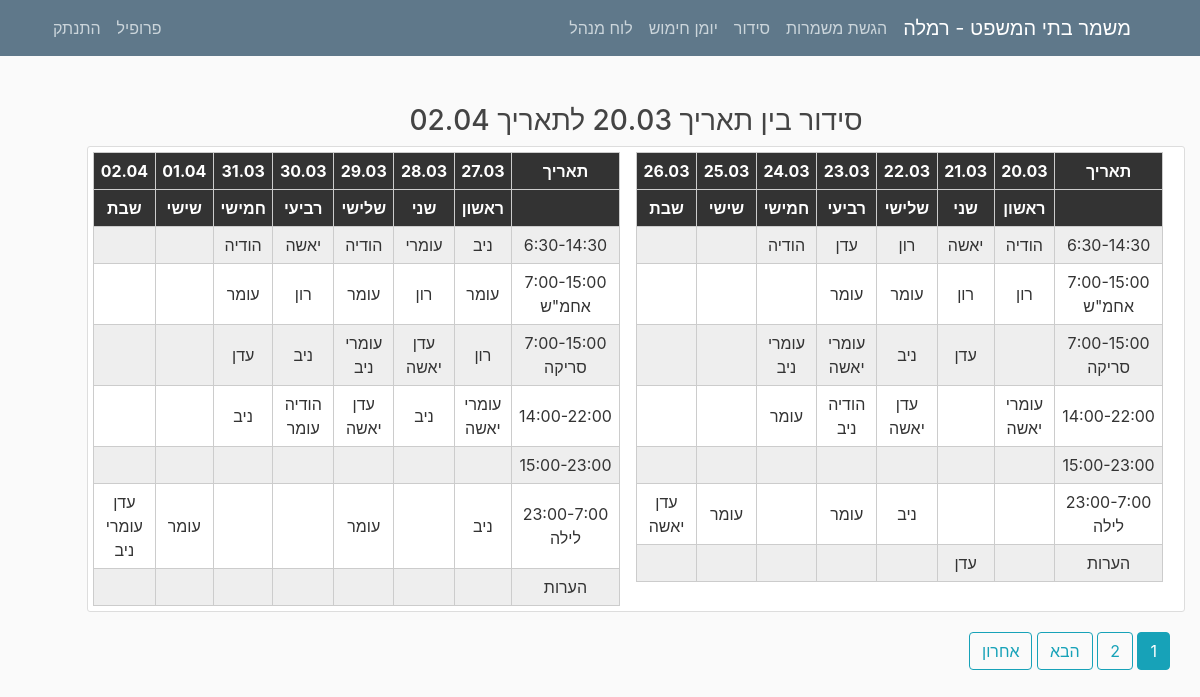
Screenshot of /organization/ (signed in) with the database file from the repository.
### mishmar/models.py (models this page shows, shortened)
class Settings(models.Model):
    submitting = models.BooleanField(default=True, verbose_name="ניתן להגיש/לשנות הגשות")
    pin_code = models.IntegerField(default=1234, verbose_name="קוד זיהוי")
    officer = models.CharField(max_length=20, verbose_name="קצין מתקן")
    city = models.CharField(max_length=100, verbose_name="עיר")
    max_seq0 = models.IntegerField(default=2, verbose_name="מספר רצפים מקסימלי לילה לצהריים")
    max_seq1 = models.IntegerField(default=2, verbose_name="מספר רצפים מקסימלי צהריים לבוקר")
    version = models.CharField(max_length=10, default="1.0", verbose_name="גרסה")
    friday_morning = models.BooleanField(default=False, verbose_name="שישי בוקר נחשב במינימום הגשות?", blank=True)
    friday_noon = models.BooleanField(default=False, verbose_name="שישי בצהריים נחשב במינימום הגשות?", blank=True)
    num_mags = models.PositiveIntegerField(default=3, verbose_name="מספר מחסניות")
    hand_cuffs = models.PositiveIntegerField(default=8, verbose_name="מספר אזיקים")
    num_mag_cases = models.PositiveIntegerField(default=8, verbose_name="מספר פונדות")
    num_gun_cases = models.PositiveIntegerField(default=8, verbose_name="מספר נרתיקים")

class Organization(models.Model):
    date = models.DateField(default=timezone.now)
    num_weeks = models.IntegerField(default=2, blank=False)
    published = models.BooleanField(default=False, verbose_name="פרסום")
    class Meta:
        verbose_name = "סידור עבודה"
        verbose_name_plural = "סידורי עבודה"

class OrganizationShift(models.Model):
    title = models.CharField(max_length=200, verbose_name="משמרת")
    index = models.IntegerField(default=1, verbose_name="מספר משמרת")
    shift_num = models.IntegerField(default=1, verbose_name="סוג משמרת")
    sub_title = models.CharField(max_length=200, verbose_name="כותרת משמרת", blank=True, null=True)
    opening = models.BooleanField(default=False, verbose_name="פתיחה", blank=True)
    manager = models.BooleanField(default=False, verbose_name="אחמש", blank=True)
    pull = models.BooleanField(default=False, verbose_name="משיכה", blank=True)

### users/models.py (models this page shows, shortened)
class UserSettings(models.Model):
    user = models.OneToOneField(User, on_delete=models.CASCADE)
    nickname = models.CharField(default="אין", max_length=20, verbose_name="כינוי")
    night = models.IntegerField(default=0, verbose_name="לילה")
    sat_night = models.IntegerField(default=0, verbose_name="שישי לילה/מוצ\"ש")
    fri_noon = models.IntegerField(default=0, verbose_name="שישי צהריים")
    sat_morning = models.IntegerField(default=0, verbose_name="שבת בוקר/צהריים")
    image = models.ImageField(default="default.jpg", upload_to="profile_pics")
    sat = models.BooleanField(default=False, verbose_name="עושה רק מוצ\"ש")
    language = models.CharField(default="hebrew", max_length=30, verbose_name="שפה")
    class Meta:
        verbose_name = "הגדרות משתמש"
        verbose_name_plural = "הגדרות משתמשים"

### mishmar/views.py (the view)
# urls.py: path("organization/", OrganizationListView.as_view(), name="Organization"),
class OrganizationListView(LoginRequiredMixin, ListView):
    model = Organization
    template_name = "mishmar/organizations_list.html"
    context_object_name = "organizations"
    ordering = ["-date"]
    paginate_by = 1
    def get_context_data(self, **kwargs):
        ctx = super(OrganizationListView, self).get_context_data(**kwargs)
        weeks = Week.objects.all()
        shifts = OrganizationShift.objects.all().order_by('shift_num', 'index')
        ctx["weeks"] = weeks
        ctx["shifts"] = shifts
        return ctx

### mishmar/views.py (called while the page is built)
@register.filter
def check_keys(key, dictionary):
    for i in range(1, 8):
        if f'{i}@{key.title}@{key.id}' in dictionary.keys():
            return True
    return False

@register.filter
def get_week_shift(shift, week):
    shifts = []
    for i in range(1, 8):
        if f'{i}@{shift.title}@{shift.id}' in week.keys():
            shifts.append(week[f'{i}@{shift.title}@{shift.id}'])
        else:
            break
    return shifts

@register.filter
def get_city(string):
    settings = Settings.objects.all().first()
    return settings.city

@register.filter
def getmonth(month):
    letter = month.lower()[0]
    if (letter >= 'a' and letter <= 'z'):
        return month
    else:
        months_he = ["ינו", "פבר", "מרץ", "אפר", "מאי", "יונ", "יול", "אוג", "ספט", "אוק", "נוב", "דצמ"]
        months = ["jan", "feb", "mar", "apr", "may", "jun", "jul", "aug", "sep", "oct", "nov", "dec"]
        return months[months_he.index(month)]

@register.filter
def getday(string):
    letter = datetime.datetime.now().strftime("%b").lower()[0]
    if (letter >= 'a' and letter <= 'z'):
        return datetime.datetime.now()
    return datetime.datetime.now()

@register.filter(name="translate_text")
def translate_text(text, user, from_language="hebrew"):
    if user.is_authenticated:
        user_settings = USettings.objects.all().filter(user=user).first()
        if from_language != user_settings.language:
            langs_dict = GoogleTranslator.get_supported_languages(as_dict=True)
            translator = GoogleTranslator(source='auto', target=langs_dict[user_settings.language])
            return translator.translate(text).capitalize()
    return text

@register.filter
def get_base_string(user, num):
    return translate_text(base_strings[int(num)], user, "hebrew")

@register.filter
def clip_days(days, num_week):
    new_days = []
    for i in range(num_week * 7, num_week * 7 + 7):
        new_days.append(days[i])
    return new_days

@register.filter
def get_days(organization):
    days = []
    for x in range(organization.num_weeks * 7):
        days.append(organization.date + datetime.timedelta(days=x))
    return days

@register.filter
def get_weeks(organization):
    weeks_obj = Week.objects.all().filter(date=organization.date).order_by("num_week")
    weeks = []
    for week in weeks_obj:
        weeks.append(week.shifts)
    return weeks

### mishmar/templates/mishmar/organizations_list.html (shortened to what this page needs)
{% extends "mishmar/base.html" %}
{% block content %}
{% if request.user.username != 'metagber' %}
    {% for organization in organizations %}
        <h3 style="align-items: center">סידור בין תאריך {{ organization|get_days|first|date:"d.m" }} לתאריך {{ organization|get_days|last|date:"d.m" }}</h3>
        {% if organization.published or organization|get_num_organization != 0 %}
        <div class="content-section row">
            {% for week in organization|get_weeks %}
                <div style="margin-right: 1em">
        <table class="responsive-table-input-matrix" style="align-items: center; margin-left: 10px">
                <thead>
                <tr>
                    <th>תאריך</th>
                    {% for day in organization|get_days|clip_days:forloop.counter0 %}
                        <th>{{ day|date:"d.m" }}</th>
                        {% endfor %}
                </tr>
                <tr>
                    <th></th>
                    <th>ראשון</th>
                    <th>שני</th>
                    <th>שלישי</th>
                    <th>רביעי</th>
                    <th>חמישי</th>
                    <th>שישי</th>
                    <th>שבת</th>
                </tr>
                </thead>
                <tbody>
                {% for key in shifts %}
                {% if key|check_keys:week %}
                <tr style="align-content: end">
                    <td>{{ key.title }} <br> {% if key.sub_title != None %} {{key.sub_title}} {%endif %}</td>
                    {% for shift in key|get_week_shift:week %}
                    <td>{{shift}}</td>
                    {% endfor %}
                </tr>
                {% endif %}
                {% endfor %}
                </tbody>
            </table>
                    </div>
                {% endfor %}
            </div>
        {% else %}
        <h3 style="margin-top: 10px">עדיין לא פורסם סידור</h3>
        {% endif %}
            {% endfor %}
    {% if is_paginated %}
      {% for num in page_obj.paginator.page_range %}
        {% if page_obj.number == num %}
          <a class="btn btn-info mb-4" href="?page={{ num }}">{{ num }}</a>
        {% elif num > page_obj.number|add:'-3' and num < page_obj.number|add:'3' %}
          <a class="btn btn-outline-info mb-4" href="?page={{ num }}">{{ num }}</a>
        {% endif %}
      {% endfor %}
      {% if page_obj.has_next %}
        <a class="btn btn-outline-info mb-4" href="?page={{ page_obj.next_page_number }}">הבא</a>
        <a class="btn btn-outline-info mb-4" href="?page={{ page_obj.paginator.num_pages }}">אחרון</a>
      {% endif %}
    {% endif %}
{% endif %}
{% endblock content %}

### mishmar/templates/mishmar/base.html (shortened to what this page needs)
{% load static %}
<!DOCTYPE html>
<html dir = rtl>
<head>
    <link rel="stylesheet" href="https://maxcdn.bootstrapcdn.com/bootstrap/4.0.0/css/bootstrap.min.css">
    <link rel="stylesheet" type="text/css" href="{% static 'mishmar/main.css' %}">
    <link rel="stylesheet" type="text/css" href="{% static 'mishmar/matrix.css' %}">
    <link rel="stylesheet" type="text/css" href="{% static 'mishmar/neon.css' %}">
</head>
<body>
    <header class="site-header">
      <nav class="navbar navbar-expand-md navbar-dark bg-steel fixed-top">
        <div class="container">
          <a class="navbar-brand mr-4" href="{% url 'Home' %}">משמר בתי המשפט - {{ ""|get_city }}</a>
          <div class="collapse navbar-collapse" id="navbarToggle">
            <div class="navbar-nav ">
              {% if user.is_authenticated %}
              {% if user.username != 'metagber' %}
              <a style="margin-right: 0.5em" class="nav-item nav-link" href="{% url 'Serve' %}">{{ user|get_base_string:"1" }}</a>
                <a  class="nav-item nav-link" href="{% url 'Organization' %}">{{ user|get_base_string:"2" }}</a>
                {% endif %}
                <a  class="nav-item nav-link" href="{% url 'armingday' year='today'|getday|date:'Y' month='today'|getday|date:'b'|getmonth day='today'|getday|date:'d' %}">יומן חימוש</a>
                {% endif %}
                {% if request.user.is_staff %}
                    <a  class="nav-item nav-link" href="{% url 'staff-panel' %}">לוח מנהל</a>
                {% endif %}
            </div>
            <div class="navbar-nav mr-auto">
                {% if user.is_authenticated %}
                {% if user.username != 'metagber' %}
                    <a class="nav-item nav-link" href="{% url 'profile' %}">{{ user|get_base_string:"6" }}</a>
                    {% endif %}
                    <a class="nav-item nav-link" href="{% url 'logout' %}">{{ user|get_base_string:"7" }}</a>
                 {% else %}
                    <a class="nav-item nav-link" href="{% url 'login' %}">{{ user|get_base_string:"8" }}</a>
                    <a class="nav-item nav-link" href="{% url 'register' %}">{{ user|get_base_string:"9" }}</a>
                {% endif %}
            </div>
          </div>
        </div>
      </nav>
    </header>
    <main role="main" class="container">
      <div class="row" dir="rtl">
        <div>
          {% block content %}{% endblock %}
        </div>
      </div>
    </main>
</body>
</html>

### mishmar/static/mishmar/main.css (style rules this page uses)
body { background: #fafafa; color: #333333; margin-top: 5rem; padding: 1.5em; direction: rtl; text-align: right; }
h1, h2, h3, h4, h5, h6 { color: #444444; direction: rtl; text-align: center; }
.bg-steel { background-color: #5f788a; }
.site-header .navbar-nav .nav-link { color: #cbd5db; }
.content-section { background: #ffffff; padding: 5px 5px; border: 1px solid #dddddd; border-radius: 3px; margin-bottom: 20px; direction: rtl; text-align: center; }

### mishmar/static/mishmar/matrix.css (style rules this page uses)
table { width: 100%; border-collapse: collapse; }
tr:nth-of-type(odd) { background: #eee; }
th { background: #333; color: white; font-weight: bold; }
td, th { padding: 6px; border: 1px solid #ccc; text-align: center; white-space: pre-line; }

### rows the page displays
Settings: city "רמלה"
Organization: num_weeks+date "02.04", organization "20.03" "21.03" "22.03" "23.03" "24.03" "25.03" "26.03" "27.03" "28.03" "29.03" "30.03" "31.03" "01.04" "02.04", published True (drawn)
OrganizationShift: title "6:30-14:30", key "הודיה" "יאשה" "רון" "עדן" "הודיה" "ניב" "עומרי" "הודיה" "יאשה" "הודיה"
OrganizationShift: title "7:00-15:00", sub_title "אחמ\"ש", key "רון" "רון" "עומר" "עומר" "עומר" "רון" "עומר" "רון" "עומר"
OrganizationShift: title "7:00-15:00", sub_title "סריקה", key "עדן" "ניב" "עומרי יאשה" "עומרי ניב" "רון" "עדן יאשה" "עומרי ניב" "ניב" "עדן"
OrganizationShift: title "14:00-22:00", key "עומרי יאשה" "עדן יאשה" "הודיה ניב" "עומר" "עומרי יאשה" "ניב" "עדן יאשה" "הודיה עומר" "ניב"
OrganizationShift: title "15:00-23:00"
OrganizationShift: title "23:00-7:00", sub_title "לילה", key "ניב" "עומר" "עומר" "עדן יאשה" "ניב" "עומר" "עומר" "עדן עומרי ניב"
OrganizationShift: title "הערות", key "עדן"

### other values shown
{{ user|get_base_string:"1" }} "הגשת משמרות"
{{ user|get_base_string:"2" }} "סידור"
{{ user|get_base_string:"6" }} "פרופיל"
{{ user|get_base_string:"7" }} "התנתק"
{{ num }} "1"
{{ num }} "2"
